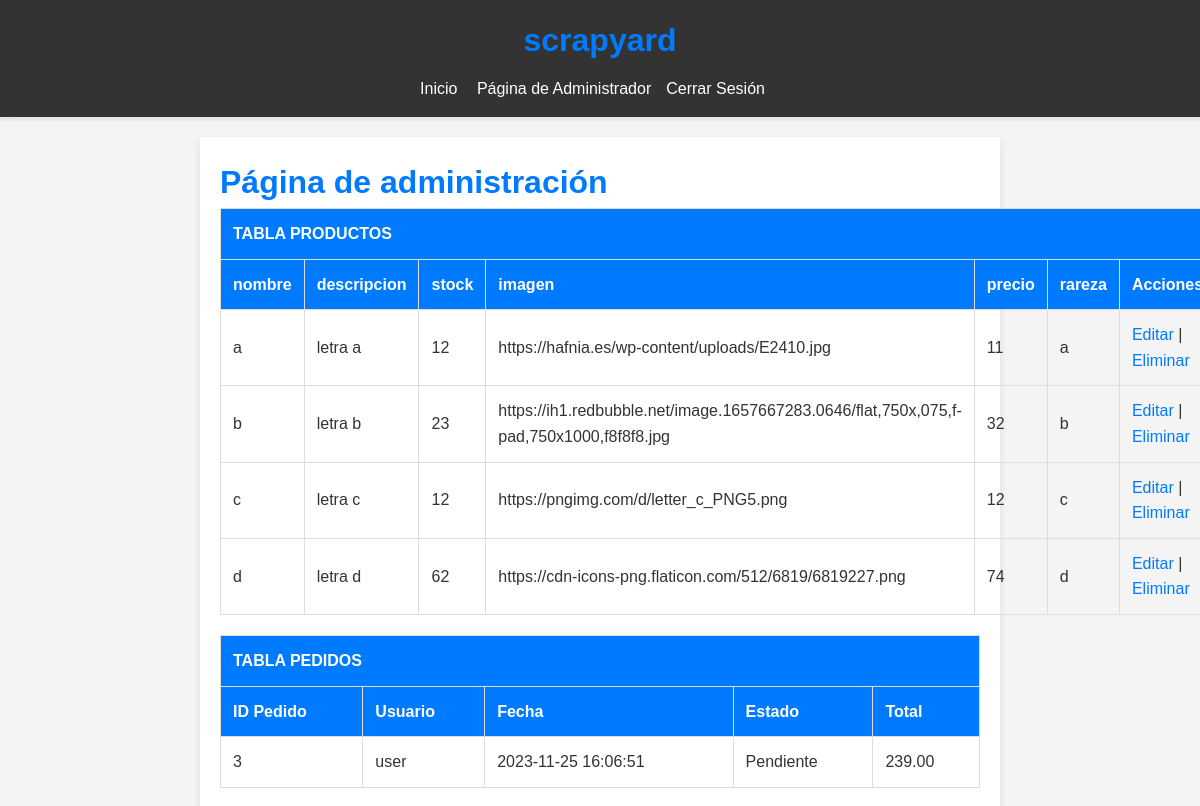
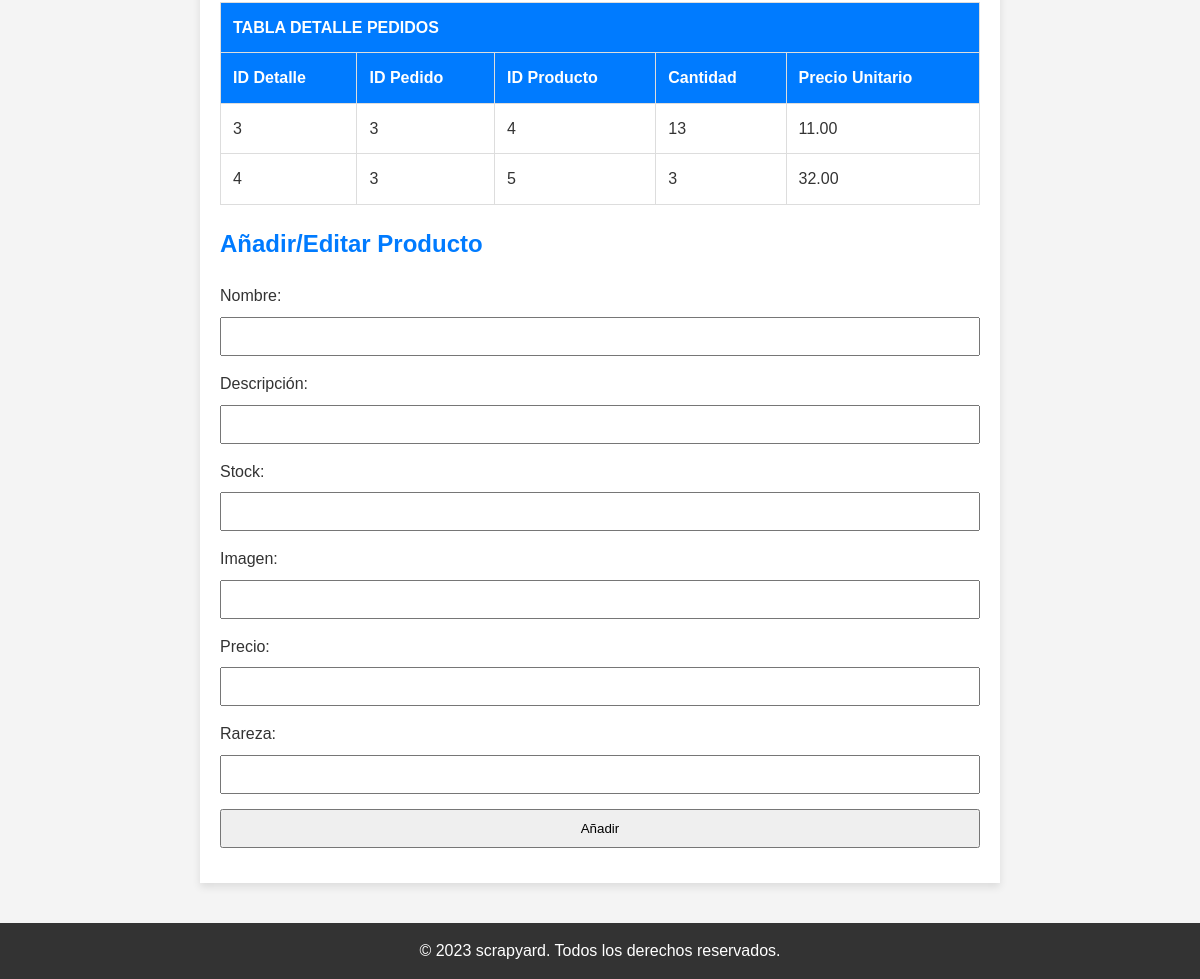
/adminpage.php (signed in), run on an earlier commit of the app's database (2 pictures, top to bottom).
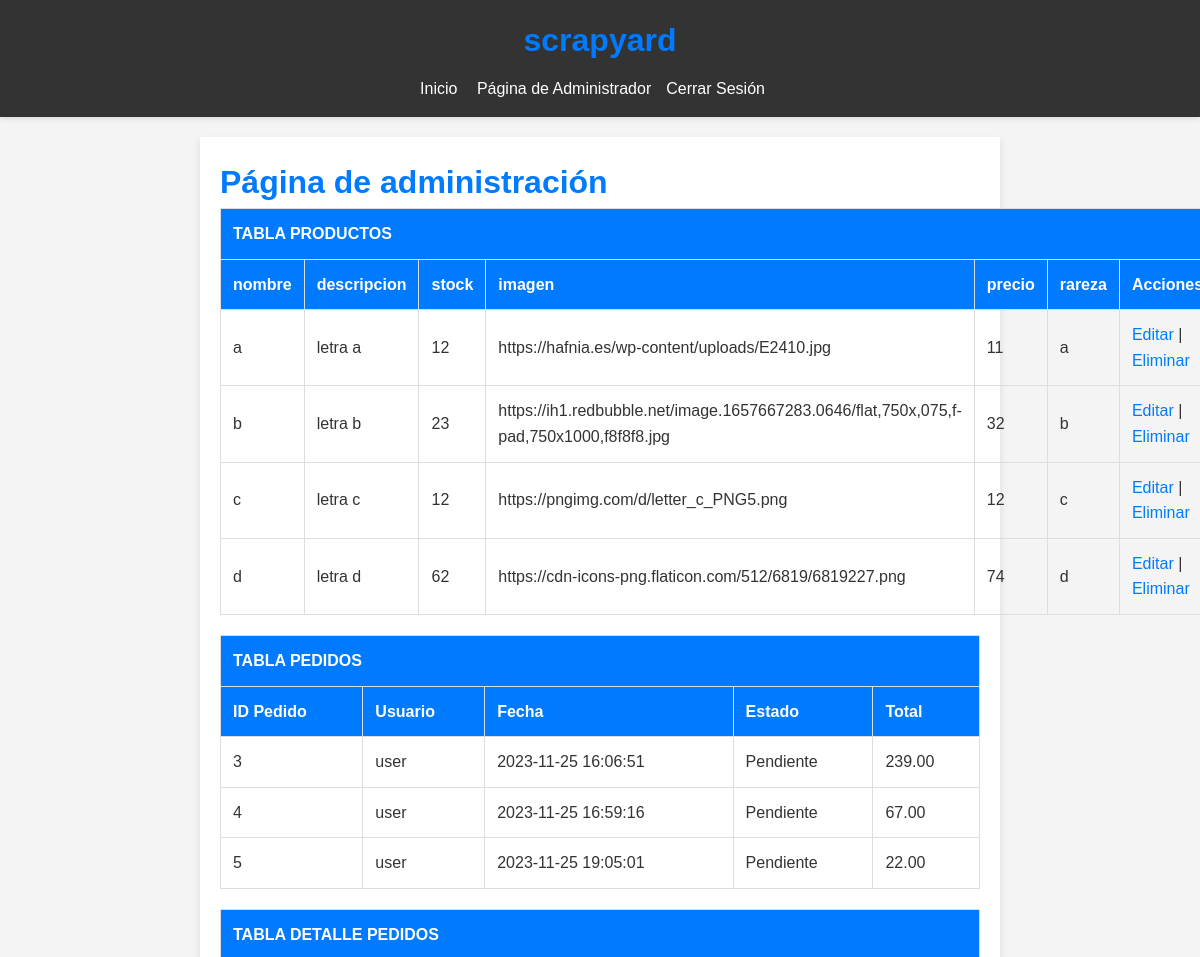
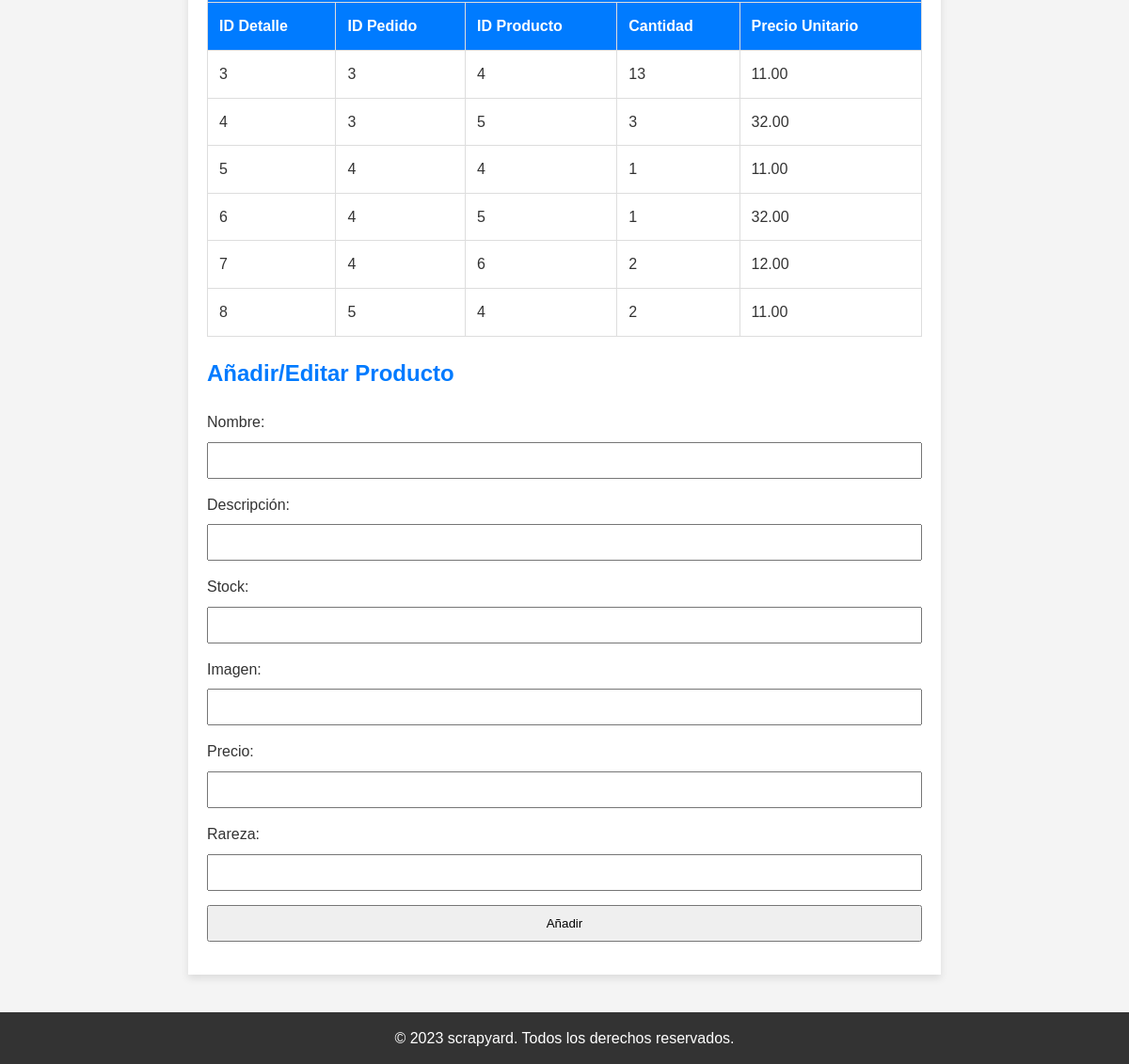
And on a later commit of the database (2 pictures, top to bottom).
### tables this page shows
CREATE TABLE `productos` (
  `id` int(11) NOT NULL,
  `nombre` varchar(111) NOT NULL,
  `descripcion` varchar(500) NOT NULL,
  `stock` int(100) NOT NULL,
  `imagen` varchar(500) DEFAULT NULL,
  `precio` int(11) DEFAULT NULL,
  `rareza` varchar(128) DEFAULT NULL
);

CREATE TABLE `pedidos` (
  `id` int(11) NOT NULL,
  `idusuario` int(11) DEFAULT NULL,
  `fecha` timestamp NOT NULL DEFAULT current_timestamp(),
  `estado` varchar(255) DEFAULT 'Pendiente',
  `total` decimal(10,2) DEFAULT NULL
);

CREATE TABLE `users` (
  `id` int(11) NOT NULL,
  `username` varchar(100) NOT NULL,
  `password` varchar(100) NOT NULL,
  `role` varchar(100) NOT NULL DEFAULT 'user'
);

CREATE TABLE `detalles_pedido` (
  `id` int(11) NOT NULL,
  `idpedido` int(11) DEFAULT NULL,
  `idproducto` int(11) DEFAULT NULL,
  `cantidad` int(11) DEFAULT NULL,
  `precioUnitario` decimal(10,2) DEFAULT NULL
);

### adminpage.php (the view, shortened to what this page needs)
<?php
include 'conexion.php';
include 'header.php';
echo "<h1>Página de administración</h1>";
function obtenerNombreUsuario($idUsuario)
{
    global $conn;
    $sql = "SELECT username FROM users WHERE id = $idUsuario";
    $result = $conn->query($sql);
    if ($result->num_rows > 0) {
        $row = $result->fetch_assoc();
        return $row['username'];
    } else {
        return 'Usuario no encontrado';
    }
}
$sqlProductos = "SELECT * FROM productos";
$resultProductos = $conn->query($sqlProductos);
if ($resultProductos->num_rows > 0) {
    echo "<table border='1'>";
    echo "<tr><th colspan='7'>TABLA PRODUCTOS</th></tr>";
    echo "<tr><th>nombre</th><th>descripcion</th><th>stock</th><th>imagen</th><th>precio</th><th>rareza</th><th>Acciones</th></tr>";
    while ($row = $resultProductos->fetch_assoc()) {
        echo "<tr>";
        echo "<td>" . $row['nombre'] . "</td>";
        echo "<td>" . $row['descripcion'] . "</td>";
        echo "<td>" . $row['stock'] . "</td>";
        echo "<td>" . $row['imagen'] . "</td>";
        echo "<td>" . $row['precio'] . "</td>";
        echo "<td>" . $row['rareza'] . "</td>";
        echo "<td><a href='adminpage.php?editar=" . $row['id'] . "'>Editar</a> | <a href='adminpage.php?eliminar=" . $row['id'] . "'>Eliminar</a></td>";
        echo "</tr>";
    }
    echo "</table>";
} else {
    echo "No se encontraron productos.";
}
$sqlPedidos = "SELECT * FROM pedidos";
$resultPedidos = $conn->query($sqlPedidos);
if ($resultPedidos->num_rows > 0) {
    echo "<table border='1'>";
    echo "<tr><th colspan='5'>TABLA PEDIDOS</th></tr>";
    echo "<tr><th>ID Pedido</th><th>Usuario</th><th>Fecha</th><th>Estado</th><th>Total</th></tr>";
    while ($rowPedido = $resultPedidos->fetch_assoc()) {
        echo "<tr>";
        echo "<td>" . $rowPedido['id'] . "</td>";
        echo "<td>" . obtenerNombreUsuario($rowPedido['idusuario']) . "</td>";
        echo "<td>" . $rowPedido['fecha'] . "</td>";
        echo "<td>" . $rowPedido['estado'] . "</td>";
        echo "<td>" . $rowPedido['total'] . "</td>";
        echo "</tr>";
    }
    echo "</table>";
} else {
    echo "No se encontraron pedidos.";
}
$sqlDetallesPedido = "SELECT * FROM detalles_pedido";
$resultDetallesPedido = $conn->query($sqlDetallesPedido);
if ($resultDetallesPedido->num_rows > 0) {
    echo "<table border='1'>";
    echo "<tr><th colspan='5'>TABLA DETALLE PEDIDOS</th></tr>";
    echo "<tr><th>ID Detalle</th><th>ID Pedido</th><th>ID Producto</th><th>Cantidad</th><th>Precio Unitario</th></tr>";
    while ($rowDetallePedido = $resultDetallesPedido->fetch_assoc()) {
        echo "<tr>";
        echo "<td>" . $rowDetallePedido['id'] . "</td>";
        echo "<td>" . $rowDetallePedido['idpedido'] . "</td>";
        echo "<td>" . $rowDetallePedido['idproducto'] . "</td>";
        echo "<td>" . $rowDetallePedido['cantidad'] . "</td>";
        echo "<td>" . $rowDetallePedido['precioUnitario'] . "</td>";
        echo "</tr>";
    }
    echo "</table>";
} else {
    echo "No se encontraron detalles de pedidos.";
}
echo "<h2>Añadir/Editar Producto</h2>";
$nombre = $descripcion = $stock = $imagen = $precio = $rareza = "";
echo "<form method='post' action='adminpage.php'>";
echo "<label for='nombre'>Nombre:</label>";
echo "<input type='text' name='nombre' value='$nombre' required><br>";
echo "<label for='descripcion'>Descripción:</label>";
echo "<input type='text' name='descripcion' value='$descripcion' required><br>";
echo "<label for='stock'>Stock:</label>";
echo "<input type='number' name='stock' value='$stock' required><br>";
echo "<label for='imagen'>Imagen:</label>";
echo "<input type='text' name='imagen' value='$imagen' required><br>";
echo "<label for='precio'>Precio:</label>";
echo "<input type='number' name='precio' value='$precio' required><br>";
echo "<label for='rareza'>Rareza:</label>";
echo "<input type='text' name='rareza' value='$rareza' required><br>";
if (isset($_GET['editar'])) {
    echo "<input type='hidden' name='editarDatos' value='" . $_GET['editar'] . "'>";
    echo "<input type='submit' value='Actualizar'>";
} else {
    echo "<input type='submit' value='Añadir'>";
}
echo "</form>";
include 'footer.php';

### header.php (shortened to what this page needs)
<!DOCTYPE html>
<html lang="es">
<head>
    <link rel="stylesheet" type="text/css" href="styles.css">
</head>
<body>
    <header>
        <h1>scrapyard</h1>
        <nav>
            <ul>
                <li><a href="index.php">Inicio</a></li>
                <?php
$rol = isset($_SESSION['rol']) ? $_SESSION['rol'] : null;
if (isset($_SESSION['usuario']) && isset($rol)) {
    if ($rol == 'admin') {
        echo '<li><a href="adminpage.php">Página de Administrador</a></li>';
    } else {
        echo '<li><a href="userpage.php">Página de Usuario</a></li>';
    }
    echo '<li><a href="cerrarsesion.php">Cerrar Sesión</a></li>';
} else {
    echo '<li><a href="login.php">Identifícate</a></li>';
}
?>
            </ul>
        </nav>
    </header>
    <main>

### footer.php
</main>
<footer>
    <p>&copy; 2023 scrapyard. Todos los derechos reservados.</p>
</footer>
</body>
</html>

### styles.css (style rules this page uses)
* { margin: 0; padding: 0; box-sizing: border-box; }
:root { --color-primary: #007bff; --color-background: #f4f4f4; --color-text: #333; --color-white: #fff; }
body { font-family: 'Arial', sans-serif; background-color: var(--color-background); color: var(--color-text); line-height: 1.6; }
h1, h2, h3 { color: var(--color-primary); }
table { width: 100%; border-collapse: collapse; margin-bottom: 20px; }
th, td { border: 1px solid #ddd; padding: 12px; text-align: left; }
th { background-color: var(--color-primary); color: var(--color-white); }
a { color: var(--color-primary); text-decoration: none; }
form { margin-top: 20px; }
label { display: block; margin-bottom: 8px; }
input { width: 100%; padding: 10px; margin-bottom: 15px; box-sizing: border-box; }
footer { margin-top: 40px; padding: 15px; text-align: center; background-color: #333; color: var(--color-white); }
header { background-color: #333; color: var(--color-white); text-align: center; padding: 15px; box-shadow: 0 2px 5px rgba(0, 0, 0, 0.1); }
header h1 { margin-bottom: 10px; }
nav ul { list-style: none; padding: 0; }
nav ul li { display: inline-block; margin-right: 15px; }
nav a { color: var(--color-white); text-decoration: none; }
main { max-width: 800px; margin: 20px auto; padding: 20px; background-color: var(--color-white); box-shadow: 0 4px 8px rgba(0, 0, 0, 0.1); }
footer p { margin: 0; }

What changed in the data, as far as the page shows it:
added pedidos: id "4", idusuario.username "user", fecha "2023-11-25 16:59:16", estado "Pendiente", total "67.00"
added pedidos: id "5", idusuario.username "user", fecha "2023-11-25 19:05:01", estado "Pendiente", total "22.00"
added detalles_pedido: id "5", idpedido "4", idproducto "4", cantidad "1", precioUnitario "11.00"
added detalles_pedido: id "6", idpedido "4", idproducto "5", cantidad "1", precioUnitario "32.00"
added detalles_pedido: id "7", idpedido "4", idproducto "6", cantidad "2", precioUnitario "12.00"
added detalles_pedido: id "8", idpedido "5", idproducto "4", cantidad "2", precioUnitario "11.00"
